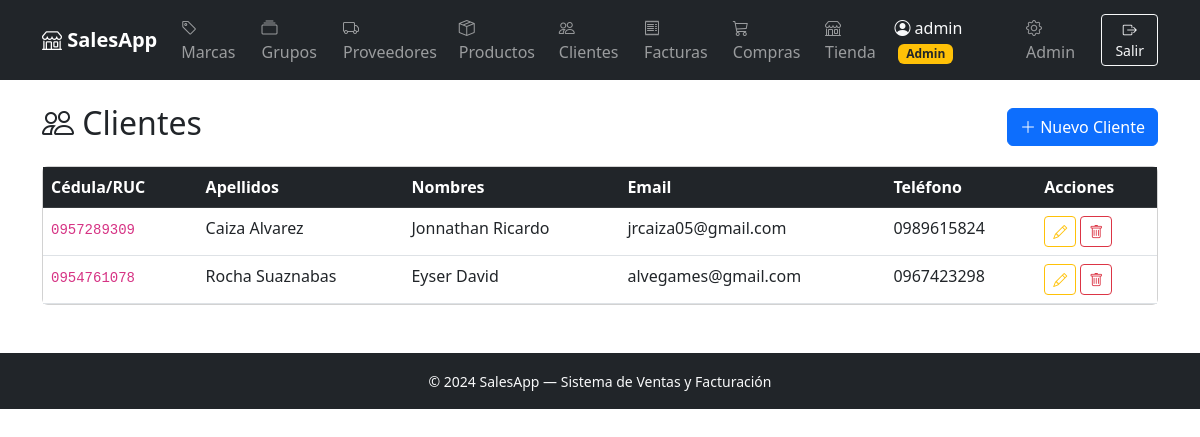
The page /customers/ (signed in) on the database its author committed.
### billing/models.py (models this page shows, shortened)
class Customer(models.Model):
    cedula = models.CharField(
        max_length=13,
        unique=True,
        verbose_name='Cédula/RUC',
        validators=[validate_cedula_ec],
    )
    first_name = models.CharField(max_length=100, verbose_name='Nombres')
    last_name = models.CharField(max_length=100, verbose_name='Apellidos')
    email = models.EmailField(blank=True, verbose_name='Email')
    phone = models.CharField(max_length=20, blank=True, verbose_name='Teléfono')
    address = models.TextField(blank=True, verbose_name='Dirección')
    class Meta:
        verbose_name = 'Cliente'
        verbose_name_plural = 'Clientes'
        ordering = ['last_name', 'first_name']

### billing/views.py (the view)
# urls.py: path('customers/', views.CustomerListView.as_view(), name='customer_list'),
class CustomerListView(LoginRequiredMixin, StaffRequiredMixin, ListView):
    model = Customer
    template_name = 'billing/customer_list.html'
    context_object_name = 'customers'

### billing/context_processors.py (called while the page is built)
def cart_count(request):
    cart = request.session.get('cart', {})
    return {'cart_count': sum(v['qty'] for v in cart.values())}

### shared/mixins.py (called while the page is built)
    def dispatch(self, request, *args, **kwargs):
        if not request.user.is_authenticated:
            return self.handle_no_permission()
        if not request.user.is_staff:
            messages.error(request, self.staff_error_message)
            redirect_url = self.staff_redirect_url or '/shop/'
            from django.shortcuts import redirect
            return redirect(redirect_url)
        return super().dispatch(request, *args, **kwargs)

### billing/templates/billing/customer_list.html (shortened to what this page needs)
{% extends "billing/base.html" %}
{% block content %}
<div class="d-flex justify-content-between align-items-center mb-3">
  <h2><i class="bi bi-people"></i> Clientes</h2>
  <a href="{% url 'billing:customer_create' %}" class="btn btn-primary">
    <i class="bi bi-plus-lg"></i> Nuevo Cliente
  </a>
</div>
<div class="card">
  <div class="card-body p-0">
    <table class="table table-hover mb-0">
      <thead class="table-dark">
        <tr>
          <th>Cédula/RUC</th>
          <th>Apellidos</th>
          <th>Nombres</th>
          <th>Email</th>
          <th>Teléfono</th>
          <th>Acciones</th>
        </tr>
      </thead>
      <tbody>
        {% for customer in customers %}
        <tr>
          <td><code>{{ customer.cedula }}</code></td>
          <td>{{ customer.last_name }}</td>
          <td>{{ customer.first_name }}</td>
          <td>{{ customer.email|default:"—" }}</td>
          <td>{{ customer.phone|default:"—" }}</td>
          <td>
            <a href="{% url 'billing:customer_edit' customer.pk %}" class="btn btn-sm btn-outline-warning">
              <i class="bi bi-pencil"></i>
            </a>
            <a href="{% url 'billing:customer_delete' customer.pk %}" class="btn btn-sm btn-outline-danger">
              <i class="bi bi-trash"></i>
            </a>
          </td>
        </tr>
        {% empty %}
        <tr><td colspan="6" class="text-center text-muted py-3">No hay clientes registrados.</td></tr>
        {% endfor %}
      </tbody>
    </table>
  </div>
</div>
{% endblock %}

### billing/templates/billing/base.html (shortened to what this page needs)
<!DOCTYPE html>
<html lang="es">
<head>
  <link href="https://cdn.jsdelivr.net/npm/bootstrap@5.3.0/dist/css/bootstrap.min.css" rel="stylesheet">
  <link href="https://cdn.jsdelivr.net/npm/bootstrap-icons@1.11.0/font/bootstrap-icons.css" rel="stylesheet">
</head>
<body>
<nav class="navbar navbar-expand-lg navbar-dark bg-dark">
  <div class="container">
    <a class="navbar-brand fw-bold" href="{% if user.is_staff %}{% url 'billing:home' %}{% else %}{% url 'billing:shop_catalog' %}{% endif %}">
      <i class="bi bi-shop"></i> SalesApp
    </a>
    <div class="collapse navbar-collapse" id="navMenu">
      {% if user.is_authenticated %}
      {% if user.is_staff %}
      <ul class="navbar-nav me-auto">
        <li class="nav-item">
          <a class="nav-link" href="{% url 'billing:brand_list' %}"><i class="bi bi-tag"></i> Marcas</a>
        </li>
        <li class="nav-item">
          <a class="nav-link" href="{% url 'billing:productgroup_list' %}"><i class="bi bi-collection"></i> Grupos</a>
        </li>
        <li class="nav-item">
          <a class="nav-link" href="{% url 'billing:supplier_list' %}"><i class="bi bi-truck"></i> Proveedores</a>
        </li>
        <li class="nav-item">
          <a class="nav-link" href="{% url 'billing:product_list' %}"><i class="bi bi-box-seam"></i> Productos</a>
        </li>
        <li class="nav-item">
          <a class="nav-link" href="{% url 'billing:customer_list' %}"><i class="bi bi-people"></i> Clientes</a>
        </li>
        <li class="nav-item">
          <a class="nav-link" href="{% url 'billing:invoice_list' %}"><i class="bi bi-receipt"></i> Facturas</a>
        </li>
        <li class="nav-item">
          <a class="nav-link" href="{% url 'purchasing:purchase_list' %}"><i class="bi bi-cart3"></i> Compras</a>
        </li>
        <li class="nav-item">
          <a class="nav-link" href="{% url 'billing:shop_catalog' %}"><i class="bi bi-shop"></i> Tienda</a>
        </li>
      </ul>
      {% endif %}
      <ul class="navbar-nav ms-auto align-items-center">
        <li class="nav-item me-2">
          <span class="navbar-text text-light">
            <i class="bi bi-person-circle"></i> {{ user.get_full_name|default:user.username }}
            {% if user.is_staff %}<span class="badge bg-warning text-dark ms-1">Admin</span>{% endif %}
          </span>
        </li>
        {% if user.is_staff %}
        <li class="nav-item me-2">
          <a class="nav-link" href="/admin/"><i class="bi bi-gear"></i> Admin</a>
        </li>
        {% endif %}
        <li class="nav-item">
          <form method="post" action="{% url 'logout' %}" class="d-inline">
            <button type="submit" class="btn btn-outline-light btn-sm">
              <i class="bi bi-box-arrow-right"></i> Salir
            </button>
          </form>
        </li>
      </ul>
      {% endif %}
    </div>
  </div>
</nav>
<div class="container mt-4">
  {% block content %}{% endblock %}
</div>
<footer class="bg-dark text-light text-center py-3 mt-5">
  <small>&copy; 2024 SalesApp &mdash; Sistema de Ventas y Facturación</small>
</footer>
</body>
</html>

### rows shown on the page
Customer: cedula "0957289309", last_name "Caiza Alvarez", first_name "Jonnathan Ricardo", email "jrcaiza05@gmail.com", phone "0989615824"
Customer: cedula "0954761078", last_name "Rocha Suaznabas", first_name "Eyser David", email "alvegames@gmail.com", phone "0967423298"

### other values the page prints
{{ user.get_full_name|default:user.username }} "admin"
